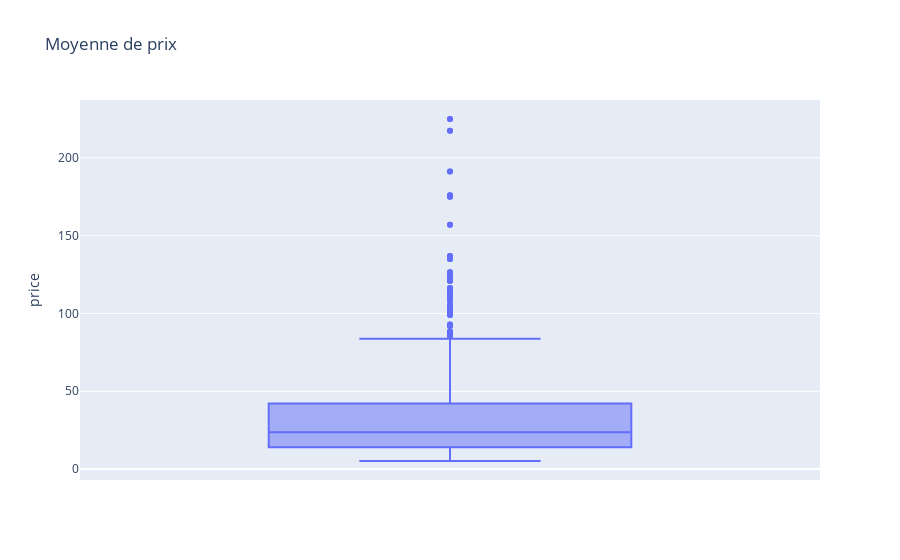

The notebook cell this image was saved under:
### Code cell
px.box(allin_for_analyze, y="price", title = 'Moyenne de prix')

### Figure 1 — Plotly figure (JSON) as saved in the notebook; plotly's stock layout.template omitted (floating-point values rounded to 4 significant figures; data arrays with more than 128 entries replaced by an {"elided": "..."} marker saying what was removed)
{"data": [{"alignmentgroup": "True", "hovertemplate": "price=%{y}<extra></extra>", "legendgroup": "", "marker": {"color": "#636efa"}, "name": "", "notched": false, "offsetgroup": "", "orientation": "v", "showlegend": false, "type": "box", "x0": " ", "xaxis": "x", "y": {"elided": "1421 float values"}, "y0": " ", "yaxis": "y"}], "layout": {"boxmode": "group", "legend": {"tracegroupgap": 0}, "title": {"text": "Moyenne de prix"}, "xaxis": {"anchor": "y", "domain": [0, 1]}, "yaxis": {"anchor": "x", "domain": [0, 1], "title": {"text": "price"}}}}
